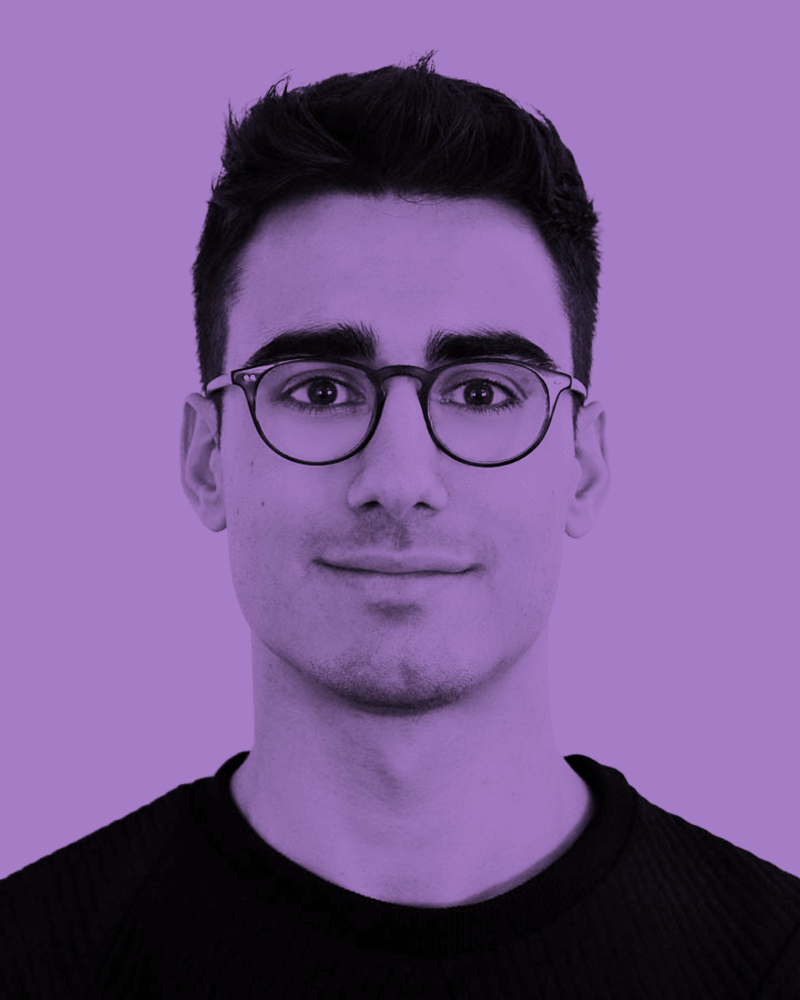
#> input picture learning-burgers/pics/alessandro_zotta.png, 800 x 1000 px; its folder holds only this picture in this run
$ jupyter execute dimensionality-reduction.ipynb   (shell and % lines are left out)   (older library calls are emulated)
#> lines starting #> are read from the running program, lines starting #| are printed output that depends on the picture
[cell 1]
import pandas as pd
import numpy as np
import seaborn as sns
from sklearn.preprocessing import MinMaxScaler, StandardScaler
from sklearn.feature_selection import VarianceThreshold
from sklearn.impute import SimpleImputer
from matplotlib import pyplot as plt
from sklearn.datasets import load_wine
from sklearn.decomposition import PCA
from sklearn.manifold import TSNE
from sklearn.cluster import KMeans, AgglomerativeClustering
from operator import itemgetter
from scipy.cluster.hierarchy import dendrogram
from scipy.spatial import distance_matrix
import json
import os
from skimage import io, color, transform

[cell 2]
raw = load_wine()
raw_df = pd.DataFrame(data=raw["data"], columns=raw["feature_names"])

[cell 3]
raw_df.shape

[cell 4]
raw_df.head()

[cell 5]
import plotly.express as px

fig = px.parallel_coordinates(raw_df,
                             color_continuous_scale=px.colors.diverging.Tealrose,
                             color_continuous_midpoint=2)
fig.show()

[cell 6]
FIG_SIZE = (18,14)

def min_max_scale_df(df):
    scaler = MinMaxScaler()
    scaler.fit(df)
    scaled = pd.DataFrame(scaler.transform(df))
    scaled.columns = df.columns
    return scaled

def normalize_df(df):
    scaler = StandardScaler()
    scaler.fit(df)
    scaled = pd.DataFrame(scaler.transform(df))
    scaled.columns = df.columns
    return scaled

def draw_corr_matrix(df):
    corr_matrix = df.corr()
    plt.figure(figsize=FIG_SIZE)
    sns.heatmap(corr_matrix, annot=True, cmap=plt.cm.Reds)
    plt.show()

def draw_scatter_matrix(df):
    plt.figure(figsize=FIG_SIZE)
    fig = sns.pairplot(data=df)
    plt.show()

def draw_scatterplot(x, y, color, x_lab, y_lab, colorbar = True):
    plt.figure(figsize=FIG_SIZE)
    plt.scatter(
        x,
        y,
        s=100,
        c=color,
        alpha=0.8,
        edgecolor="none",
        cmap=plt.cm.get_cmap('Accent', 20)
    )
    plt.xlabel(x_lab)
    plt.ylabel(y_lab)
    if colorbar:
        plt.colorbar()

def plot_correlation_circle(df, pca, pcs):
    (fig, ax) = plt.subplots(figsize=FIG_SIZE)
    for i in range(0, len(pca.components_)):
        loading_pc1 = pca.components_[pcs[0], i]
        loading_pc2 = pca.components_[pcs[1], i]
        text = df.columns.values[i]
        ax.arrow(0,0,loading_pc1,loading_pc2)
        plt.text(loading_pc1,loading_pc2,text)
    an = np.linspace(0, 2 * np.pi, 100)
    plt.plot(np.cos(an), np.sin(an))
    plt.axis('equal')
    ax.set_title('Correlation Circle')
    plt.xlabel(f"PC{pcs[0]}")
    plt.ylabel(f"PC{pcs[1]}")
    plt.show()

## First some useful stuff

### Scaling

[cell 7]
raw_df.var()

[cell 8]
min_max_df = min_max_scale_df(raw_df)
min_max_df.var()

[cell 9]
normalized_df = normalize_df(raw_df)
normalized_df.var()

[cell 10]
raw_df[["proline", "proanthocyanins"]]

### Clustering

[cell 11]
clusterer = KMeans(n_clusters=3, random_state=0)
labels = clusterer.fit(normalized_df).labels_

[cell 12]
x_axis = "proline"
y_axis = "magnesium"

x = normalized_df[x_axis]
y = normalized_df[y_axis]

draw_scatterplot(x, y, labels, x_axis, y_axis, False)

## Data

[cell 13]
draw_scatter_matrix(normalized_df[["ash", "color_intensity", "malic_acid", "alcohol", "proline", "hue"]])

[cell 14]
draw_corr_matrix(normalized_df)

## Feature Selection

### Remove highly correlated variables

[cell 15]
THRESHOLD = 0.7
corr_matrix = min_max_df.corr()
abs_matrix = corr_matrix.abs()
triangle = abs_matrix.where(np.triu(np.ones(abs_matrix.shape), k=1).astype(np.bool))
triangle

[cell 16]
highly_correlated = [column for column in triangle.columns if any(triangle[column] > THRESHOLD)]
highly_correlated

[cell 17]
reducted_df = min_max_df.drop(highly_correlated, axis = 1)
reducted_df.head()

[cell 18]
draw_corr_matrix(reducted_df)
#> in draw_corr_matrix (call 2), `plt.show()`:
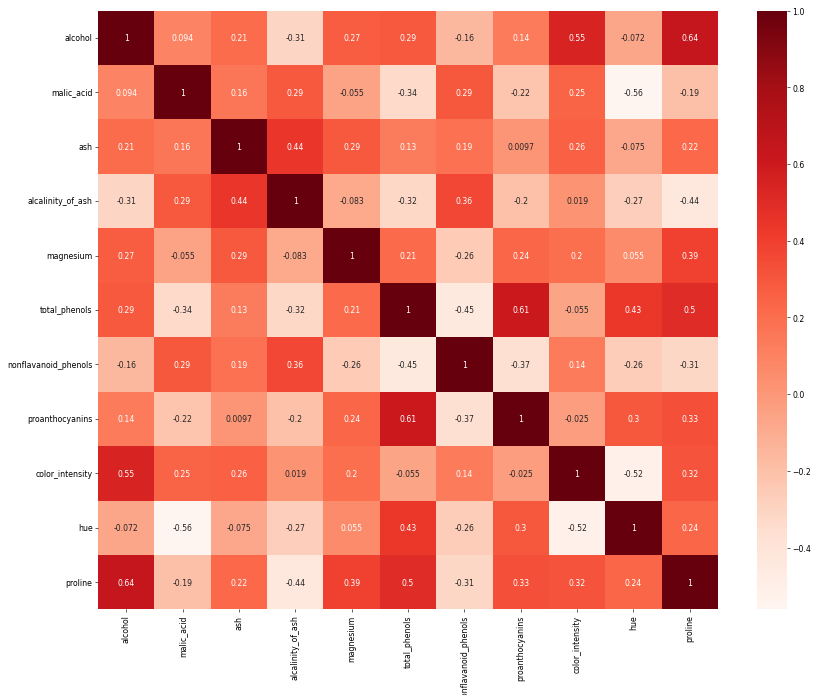
#> figure drawn by matplotlib, 2 panels

### Remove low variance variables

[cell 19]
variances = reducted_df.var()

[cell 20]
threshold = np.percentile(variances, 10)
threshold

[cell 21]
low_variance = [col for col in variances.keys() if variances[col] <= threshold]
low_variance

[cell 22]
reducted_df = reducted_df.drop(low_variance, axis=1)

[cell 23]
draw_corr_matrix(reducted_df)
#> in draw_corr_matrix (call 3), `plt.show()`:
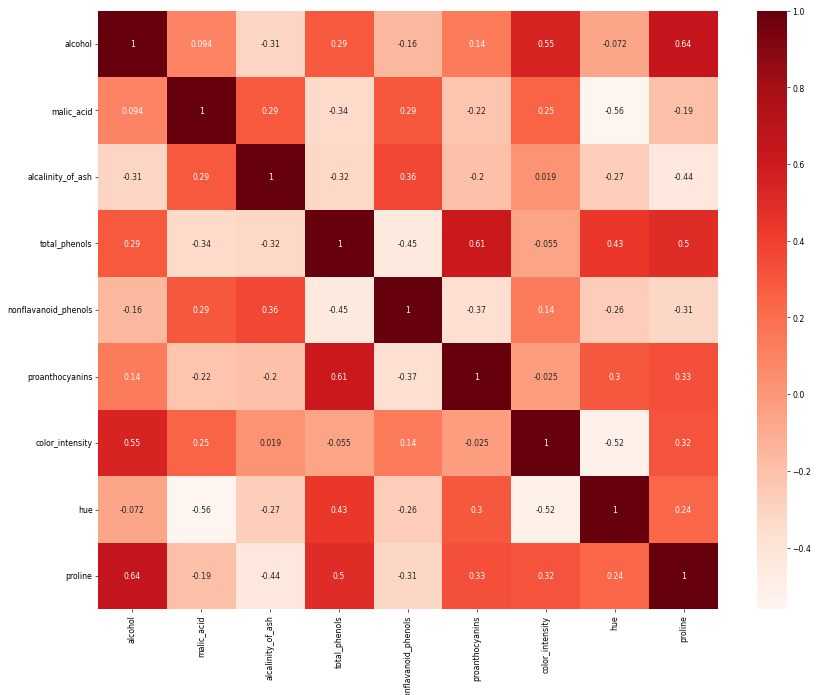
#> figure drawn by matplotlib, 2 panels

## Feature Projection

### PCA

[cell 24]
pca = PCA()

[cell 25]
pca_rotated = pd.DataFrame(pca.fit_transform(normalized_df))
pca_rotated_arr = pca_rotated.to_numpy()
pca_rotated.head()

[cell 26]
draw_corr_matrix(pca_rotated)
#> in draw_corr_matrix (call 4), `plt.show()`:
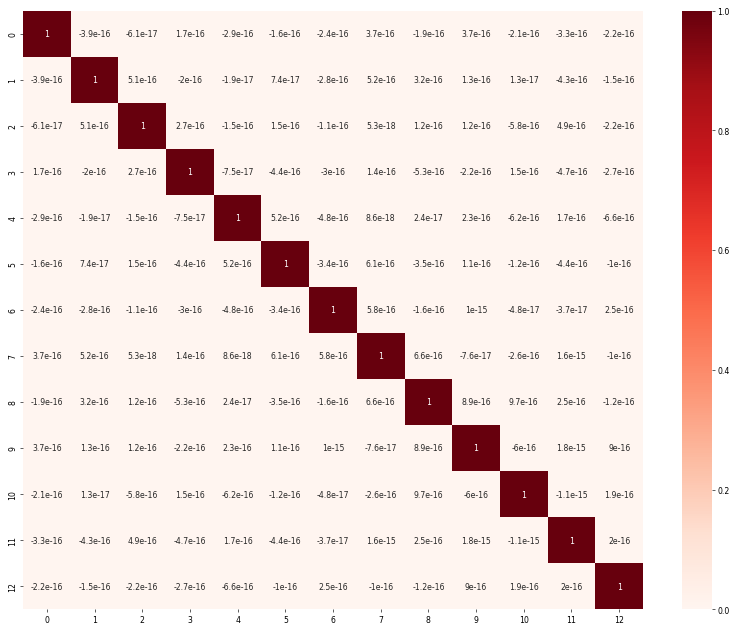
#> figure drawn by matplotlib, 2 panels

[cell 27]
pca.n_components_

[cell 28]
pca.explained_variance_ratio_

[cell 29]
plt.figure(figsize=FIG_SIZE)
plt.plot(pca.explained_variance_ratio_)
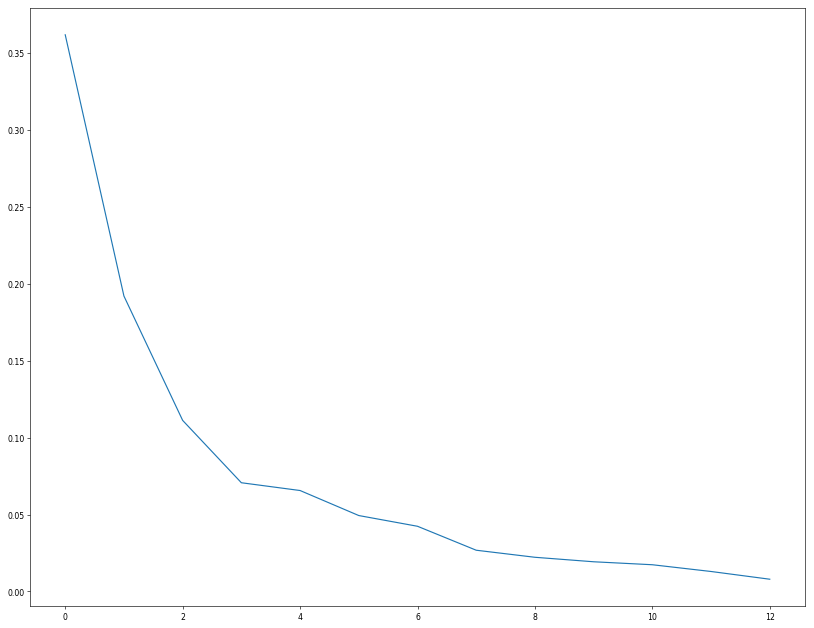
#> figure drawn by matplotlib, 1 panel; curve peaks at x = 0, y = 0.362

[cell 30]
x_axis_pc = 1
y_axis_pc = 2

x = pca_rotated_arr[:, x_axis_pc - 1]
y = pca_rotated_arr[:, y_axis_pc - 1]
color = labels

draw_scatterplot(x, y, color, f"PC{x_axis_pc}", f"", False)
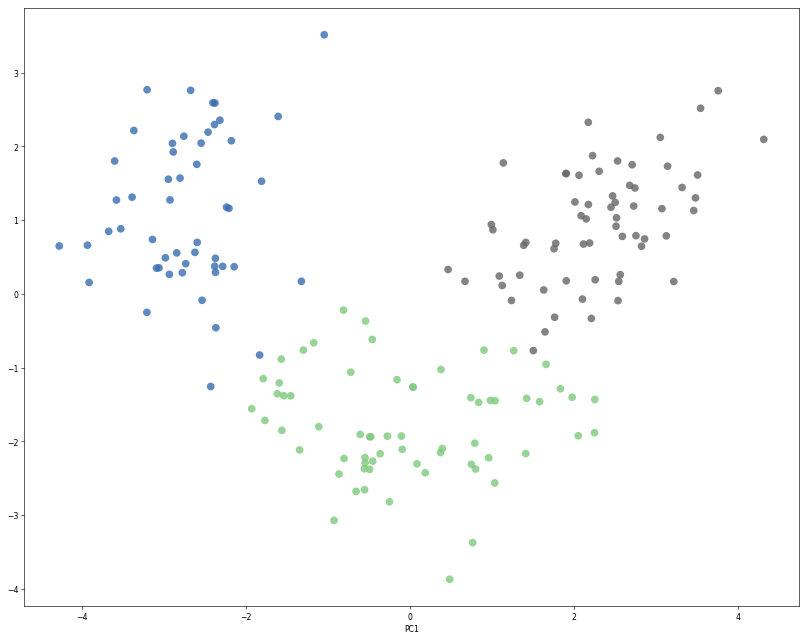
#> figure drawn by matplotlib, 1 panel

[cell 31]
x_axis_pc = 1

x = pca_rotated_arr[:, x_axis_pc - 1]
y = np.zeros_like(x)
color = labels

draw_scatterplot(x, y, color, f"PC{x_axis_pc}", f"", False)
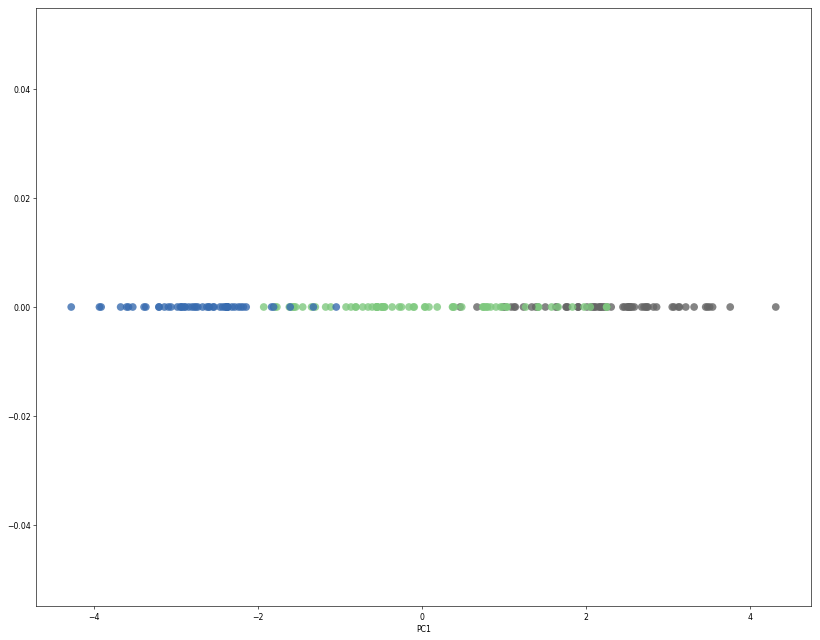
#> figure drawn by matplotlib, 1 panel

[cell 32]
draw_scatter_matrix(pca_rotated[[0,1,2,3,4,5]])
#> in draw_scatter_matrix (call 2), `plt.show()`:
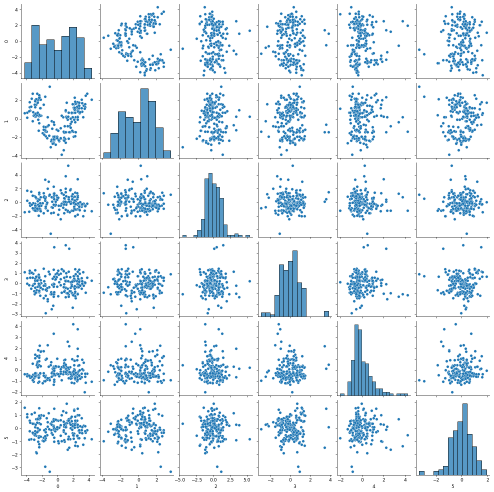
#> figure drawn by matplotlib, 36 panels

[cell 33]
components = list(zip(pca.components_[0], normalized_df.columns))
sorted(components, key=itemgetter(0))

[cell 34]
components = list(zip(pca.components_[1], normalized_df.columns))
sorted(components, key=itemgetter(0))

[cell 35]
plot_correlation_circle(normalized_df, pca, (0, 1))
#> in plot_correlation_circle, `plt.show()`:
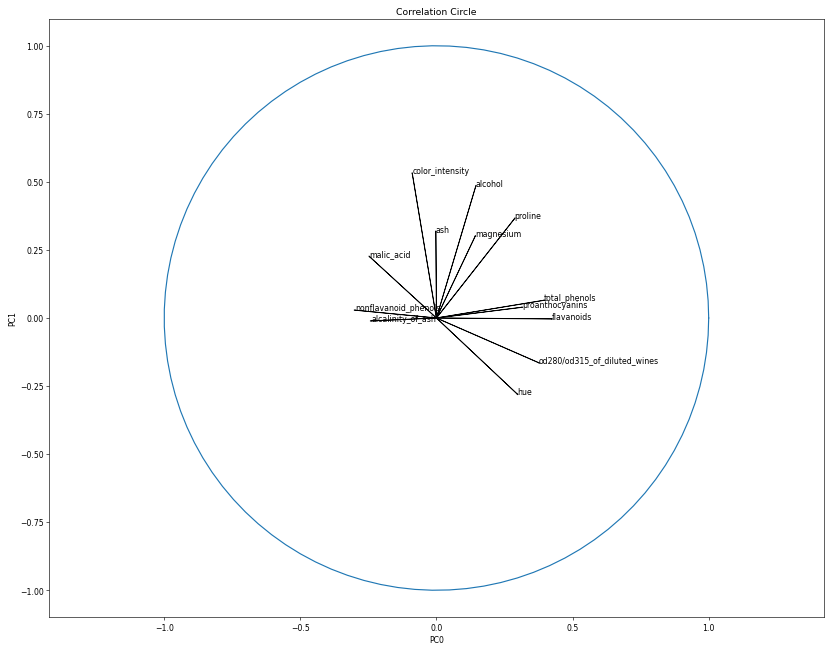
#> figure drawn by matplotlib, 1 panel

### T-SNE

[cell 36]
tsne = TSNE(n_components=2)

[cell 37]
tsne_rotated = pd.DataFrame(tsne.fit_transform(normalized_df))
tsne_rotated_arr = tsne_rotated.to_numpy()
tsne_rotated.head()

[cell 38]
x = tsne_rotated_arr[:, 0]
y = tsne_rotated_arr[:, 1]
color = labels

draw_scatterplot(x, y, color, f"PC{x_axis_pc}", f"")
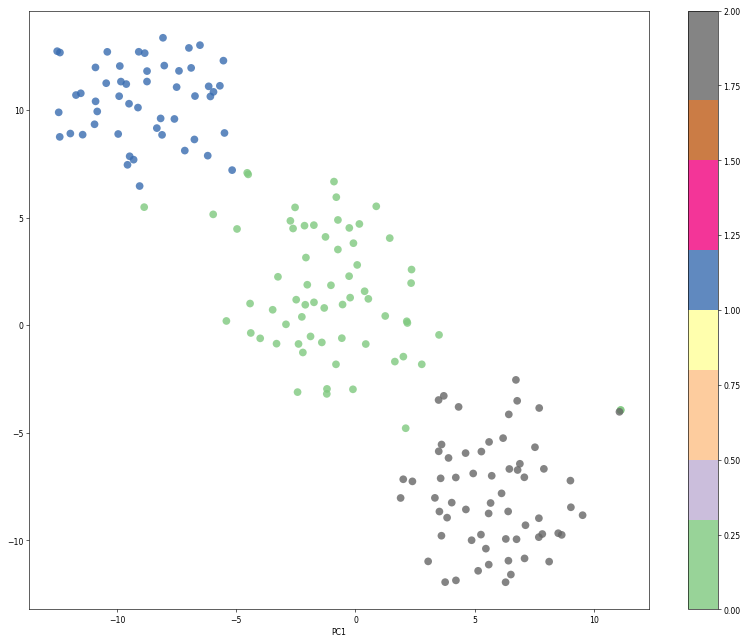
#> figure drawn by matplotlib, 2 panels

## Faces

[cell 39]
from skimage import io, color, transform

final_shape = (250, 200)
images = []
names = []

for file in os.listdir('./pics'):
    raw_image = io.imread(os.path.join(os.getcwd(), 'pics', file))
#> raw_image is the input picture: shape (1000, 800, 3); mean R, G, B 121.3, 91, 145.5
    smaller = transform.resize(raw_image, final_shape)
    image = color.rgb2gray(smaller)
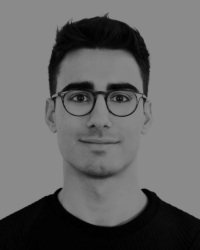
#> image: shape (250, 200) float64; min 0.00504, max 0.541, mean 0.398
    images.append([pixel for row in image for pixel in row])
    names.append(file.split('.')[0])

[cell 40]
fig = plt.figure(figsize=FIG_SIZE)
fig.subplots_adjust(left=0, right=1, bottom=0, top=1, hspace=0.05, wspace=0.05)

for i in range(len(images)):
    ax = fig.add_subplot(7, 5, i+1, xticks=[], yticks=[])
    ax.imshow(np.reshape(images[i], final_shape), cmap=plt.cm.bone, interpolation='nearest')
#> this loop made 1 pass

[cell 41]
complete_pca = PCA()
complete_pca.fit(images)

[cell 42]
complete_pca.explained_variance_ratio_

[cell 43]
plt.figure(figsize=FIG_SIZE)
plt.plot(complete_pca.explained_variance_ratio_)

[cell 44]
def plot_compressed(pcs):
#> called with pcs = 1
    partial_pca = PCA(pcs)
    images_proj = partial_pca.fit_transform(images)
#> images_proj = [0]
    if pcs < 1:
        print(partial_pca.explained_variance_ratio_)
    people = { name: image.tolist() for name, image in zip(names, images_proj) }
#> people = {'alessandro_zotta': [0]}
    reversed_proj = partial_pca.inverse_transform(images_proj)
    fig = plt.figure(figsize=(20, 20))
    fig.subplots_adjust(left=0, right=1, bottom=0, top=1, hspace=0.05, wspace=0.05)
    for i in range(len(reversed_proj)):
        ax = fig.add_subplot(7, 5, i+1, xticks=[], yticks=[])
        ax.imshow(np.reshape(reversed_proj[i], final_shape), cmap=plt.cm.bone, interpolation='nearest')

$ run again, on learning-burgers/pics/cesare_soldini.png
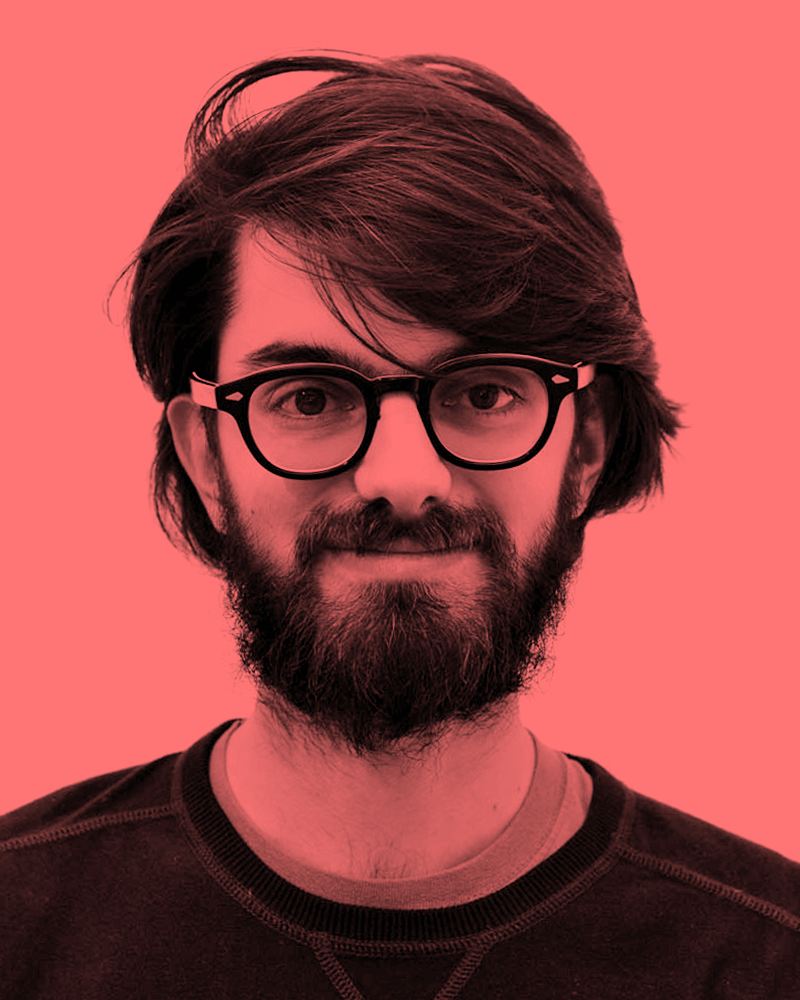
#> input picture learning-burgers/pics/cesare_soldini.png, 800 x 1000 px
#> raw_image is the input picture: shape (1000, 800, 3); mean R, G, B 158.2, 72.4, 72.4
#> `smaller = transform.resize(raw_image, final_shape)`:
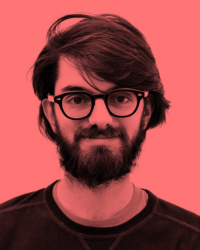
#> smaller: shape (250, 200, 3) float64; mean R, G, B 0.62, 0.284, 0.284
#> `image = color.rgb2gray(smaller)`:
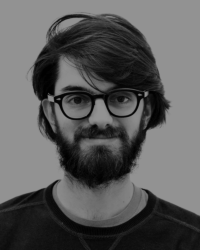
#> image: shape (250, 200) float64; min 0.00475, max 0.574, mean 0.355
#> the loop `for i in range(len(images)):` made 1 pass
#> images_proj = [0]
#> people = {'cesare_soldini': [0]}
#> the loop in plot_compressed, `for i in range(len(reversed_proj)):` made 1 pass

$ run again, on learning-burgers/pics/davide_ciuffi.png
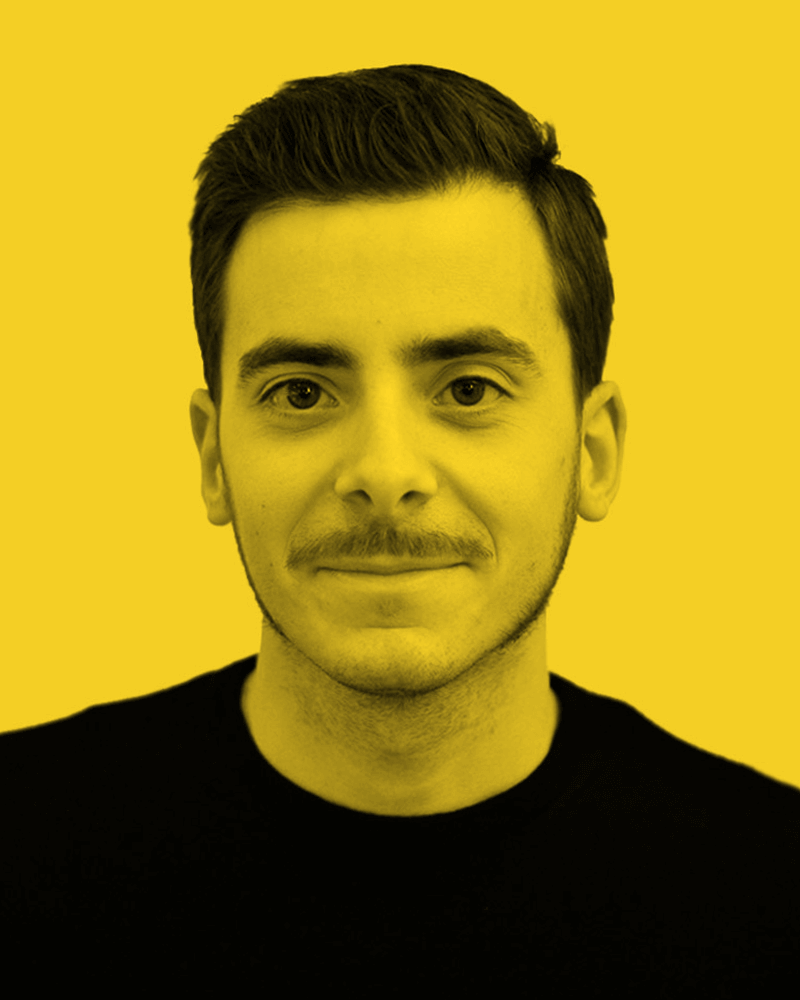
#> input picture learning-burgers/pics/davide_ciuffi.png, 800 x 1000 px
#> raw_image is the input picture: shape (1000, 800, 3); mean R, G, B 153.4, 130.1, 23.2
#> `image = color.rgb2gray(smaller)`:
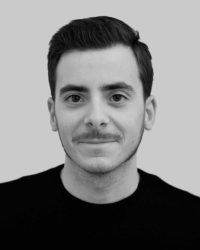
#> image: shape (250, 200) float64; min 0.0109, max 0.82, mean 0.499
#> the loop `for i in range(len(images)):` made 1 pass
#> images_proj = [0]
#> people = {'davide_ciuffi': [0]}
#> the loop in plot_compressed, `for i in range(len(reversed_proj)):` made 1 pass
